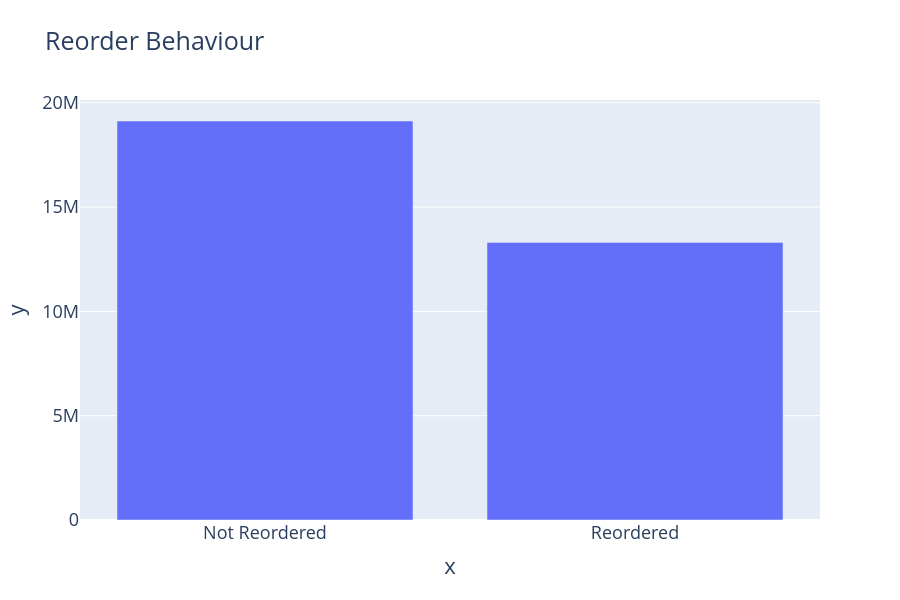

Here is the notebook cell this chart was saved with:
### Markdown cell above
# 6. Reorder Behaviour

### Code cell
reorder_rate = df[
    "reordered"
].value_counts()

fig = px.bar(
    x=[
        "Not Reordered",
        "Reordered"
    ],
    y=reorder_rate.values,
    title="Reorder Behaviour"
)

fig.update_layout(
    font=dict(size=18),
    height=600
)

fig.show()

### Figure 1 — Plotly figure (JSON) as saved in the notebook; plotly's stock layout.template omitted (floating-point values rounded to 4 significant figures)
{"data": [{"hovertemplate": "x=%{x}<br>y=%{y}<extra></extra>", "legendgroup": "", "marker": {"color": "#636efa", "pattern": {"shape": ""}}, "name": "", "orientation": "v", "showlegend": false, "textposition": "auto", "type": "bar", "x": ["Not Reordered", "Reordered"], "xaxis": "x", "y": [19126536, 13307953], "yaxis": "y"}], "layout": {"barmode": "relative", "font": {"size": 18}, "height": 600, "legend": {"tracegroupgap": 0}, "title": {"text": "Reorder Behaviour"}, "xaxis": {"anchor": "y", "domain": [0, 1], "title": {"text": "x"}}, "yaxis": {"anchor": "x", "domain": [0, 1], "title": {"text": "y"}}}}
